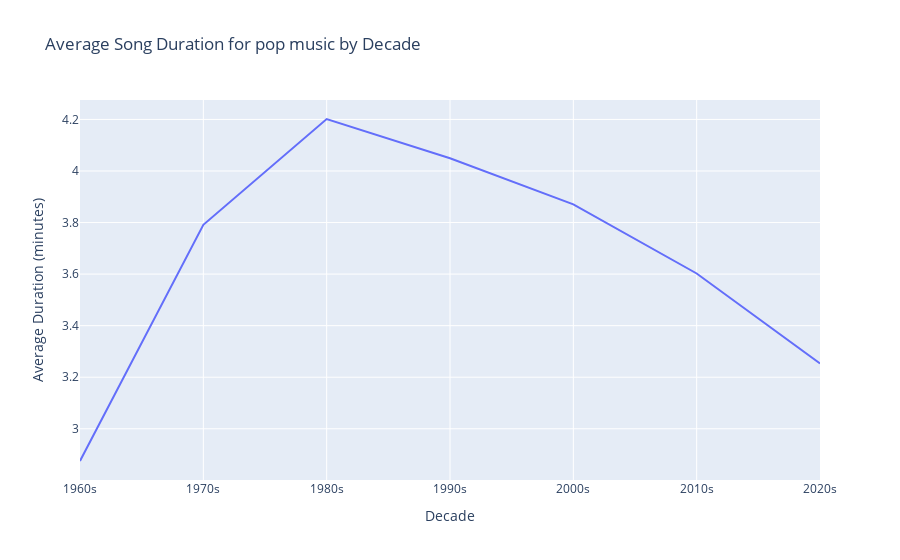

Notebook cell for this chart:
### Code cell
genre = input("Enter a music genre: ")
selected_data = big_df[big_df['main_genre'] == genre]
selected_data = selected_data.groupby('decade').mean(numeric_only=True)
fig = go.Figure(data=go.Scatter(x=selected_data.index, y = selected_data['minutes'], mode='lines'))
fig.update_layout(title='Average Song Duration for ' + genre +' music by Decade', xaxis_title='Decade', yaxis_title='Average Duration (minutes)')

### Figure 1 — Plotly figure (JSON) as saved in the notebook; plotly's stock layout.template omitted (floating-point values rounded to 4 significant figures)
{"data": [{"mode": "lines", "type": "scatter", "x": ["1960s", "1970s", "1980s", "1990s", "2000s", "2010s", "2020s"], "y": [2.875, 3.791, 4.202, 4.049, 3.871, 3.602, 3.253]}], "layout": {"autosize": true, "title": {"text": "Average Song Duration for pop music by Decade"}, "xaxis": {"autorange": true, "range": [0, 6], "title": {"text": "Decade"}, "type": "category"}, "yaxis": {"autorange": true, "range": [2.801, 4.275], "title": {"text": "Average Duration (minutes)"}, "type": "linear"}}}
